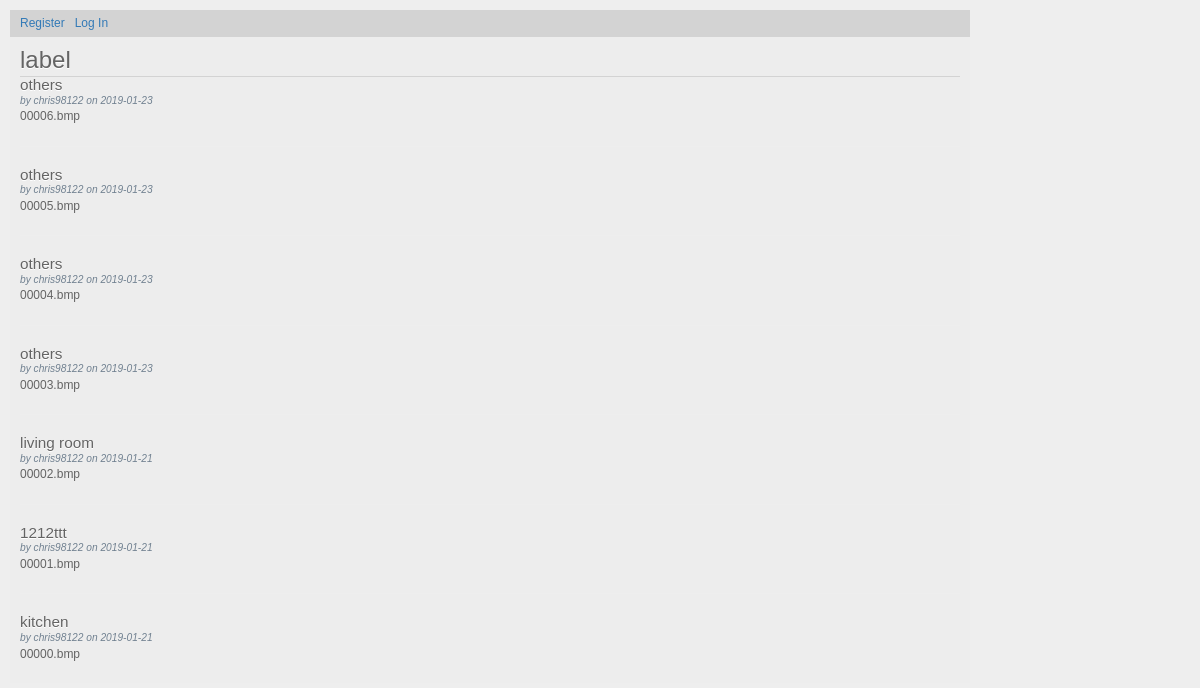
Before: / with the older database file.
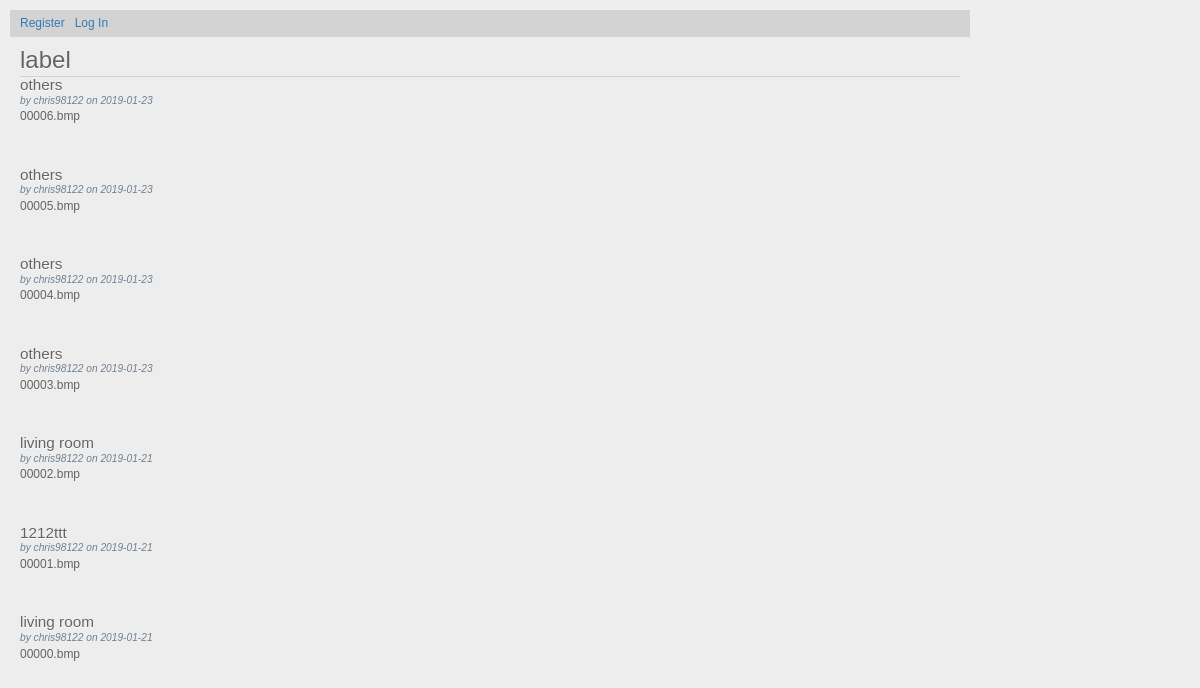
After: the same page with the newer database file.
### tables this page shows
CREATE TABLE post (
  id INTEGER PRIMARY KEY AUTOINCREMENT,
  author_id INTEGER NOT NULL,
  created TIMESTAMP NOT NULL DEFAULT CURRENT_TIMESTAMP,
  title TEXT NOT NULL,
  body TEXT UNIQUE NOT NULL,
  FOREIGN KEY (author_id) REFERENCES user (id)
);

CREATE TABLE user (
  id INTEGER PRIMARY KEY AUTOINCREMENT,
  username TEXT UNIQUE NOT NULL,
  password TEXT NOT NULL
);

### robolabel/label.py (the view)
@lb.route('/')
def index():
    db = get_db()
    posts = db.execute(
        'SELECT p.id, title,body, created, author_id, username'
        ' FROM post p JOIN user u ON p.author_id = u.id'
        ' ORDER BY created DESC'
    ).fetchall()
    return render_template('label/index.html', posts=posts)

### robolabel/auth.py (called while the page is built)
@lb.before_app_request
def load_logged_in_user():
    user_id = session.get('user_id')
    if user_id is None:
        g.user = None
    else:
        g.user = get_db().execute(
            'SELECT * FROM user WHERE id = ?', (user_id,)
        ).fetchone()

### robolabel/db.py (called while the page is built)
def get_db():
    if 'db' not in g:
        g.db = sqlite3.connect(
            current_app.config['DATABASE'],
            detect_types=sqlite3.PARSE_DECLTYPES
        )
        g.db.row_factory = sqlite3.Row
    return g.db

### robolabel/templates/label/index.html (shortened to what this page needs)
{% extends 'base.html' %}
{% block header %}
  <h1>{% block title %}label{% endblock %}</h1>
{% endblock %}
{% block content %}
  {% for post in posts %}
    <article class="post">
      <header>
        <div>
          <h1>{{ post['title'] }}</h1>
          <div class="about">by {{ post['username'] }} on {{ post['created'].strftime('%Y-%m-%d') }}</div>
        </div>
      </header>
      <p class="body">{{ post['body'] }}</p>
    </article>
    {% if not loop.last %}
      <hr>
    {% endif %}
  {% endfor %}
{% endblock %}

### robolabel/templates/base.html (shortened to what this page needs)
<!doctype html>
<link rel="stylesheet" href="{{ url_for('static', filename='style.css') }}">
<link rel="stylesheet" href="{{ url_for('static', filename='bootstrap.css') }}">
<link rel="stylesheet" href="{{ url_for('static', filename='example.css') }}">
<link  media="screen" rel="stylesheet" type="text/css" href="{{ url_for('static', filename='jquery.selectareas.css')}} ">
<nav>
  <ul>
    {% if g.user %}
      <li><span>{{ g.user['username'] }}</span>
      <li><a href="{{ url_for('auth.logout') }}">Log Out</a>
    {% else %}
      <li><a href="{{ url_for('auth.register') }}">Register</a>
      <li><a href="{{ url_for('auth.login') }}">Log In</a>
    {% endif %}
  </ul>
</nav>
<section class="content">
  <header>
    {% block header %}{% endblock %}
  </header>
  {% block content %}{% endblock %}
</section>

### robolabel/static/style.css (style rules this page uses)
h1 { font-family: serif; color: #377ba8; margin: 1rem 0; }
a { color: #377ba8; }
hr { border: none; border-top: 1px solid lightgray; }
nav { background: lightgray; display: flex; align-items: center; padding: 0 0.5rem; }
nav ul { display: flex; list-style: none; margin: 0; padding: 0; }
nav ul li a, nav ul li span, header .action { display: block; padding: 0.5rem; }
.content { padding: 0 1rem 1rem; }
.content > header { border-bottom: 1px solid lightgray; display: flex; align-items: flex-end; }
.content > header h1 { flex: auto; margin: 1rem 0 0.25rem 0; }
.post > header { display: flex; align-items: flex-end; font-size: 0.85em; }
.post > header > div:first-of-type { flex: auto; }
.post > header h1 { font-size: 1.5em; margin-bottom: 0; }
.post .about { color: slategray; font-style: italic; }
.post .body { white-space: pre-line; }
.content:last-child { margin-bottom: 0; }

### robolabel/static/example.css (style rules this page uses)
* { margin : 0; outline : 0; padding : 0; }
h1 { font-size : 24px; font-weight : normal; margin : 0 0 10px 0; text-shadow : 0 1px 0 #ffffff; }

Changed rows visible on the page:
changed post "00000.bmp": title "kitchen" → "living room"
